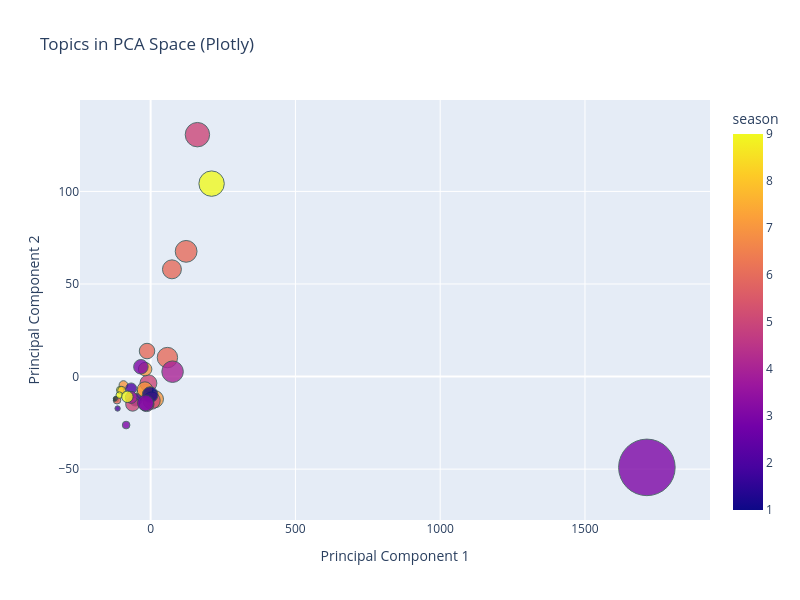

Notebook code for this chart:
### Code cell
import plotly.express as px
import pandas as pd

plot_df = pd.DataFrame({
    'PC1': phi_pca[:, 0],
    'PC2': phi_pca[:, 1],
    'mean_doc_weight': topic_sizes,
    'season': topic_seasons
}).reset_index(drop=True)

fig = px.scatter(
    plot_df,
    x='PC1', y='PC2',
    size='mean_doc_weight',
    color='season',
    hover_name=plot_df.index.astype(str),
    title="Topics in PCA Space (Plotly)",
    labels={'PC1': 'Principal Component 1', 'PC2': 'Principal Component 2'},
    size_max=40,
)

fig.update_traces(marker=dict(opacity=0.8, line=dict(width=1, color='DarkSlateGrey')))
fig.update_layout(height=600, width=800)

fig.show()

### Figure 1 — Plotly figure (JSON) as saved in the notebook; plotly's stock layout.template omitted (floating-point values rounded to 4 significant figures)
{"data": [{"hovertemplate": "<b>%{hovertext}</b><br><br>Principal Component 1=%{x}<br>Principal Component 2=%{y}<br>mean_doc_weight=%{marker.size}<br>season=%{marker.color}<extra></extra>", "hovertext": ["0", "1", "2", "3", "4", "5", "6", "7", "8", "9", "10", "11", "12", "13", "14", "15", "16", "17", "18", "19", "20", "21", "22", "23", "24", "25", "26", "27", "28", "29", "30", "31", "32", "33", "34", "35", "36", "37", "38", "39"], "legendgroup": "", "marker": {"color": [null, 6, 8, 2, 5, 6, 9, 6, 7, null, null, 5, 9, 8, 5, 7, 7, 7, 3, 5, 6, 1, null, 9, 6, null, null, 4, 2, 4, null, 2, 3, 4, 3, null, 3, null, 9, null], "coloraxis": "coloraxis", "line": {"color": "DarkSlateGrey", "width": 1}, "opacity": 0.8, "size": [0.002723, 0.04131, 0.02654, 0.01589, 0.01922, 0.0238, 0.06415, 0.005582, 0.007543, 4.63e-05, 0.0007067, 0.05918, 0.005492, 0.006277, 0.0283, 0.02887, 0.02408, 0.01807, 0.02088, 0.02958, 0.03561, 0.02443, 4.63e-05, 0.004322, 0.04722, 4.63e-05, 4.63e-05, 0.04601, 0.00282, 0.02223, 4.63e-05, 0.01172, 0.3172, 0.01396, 0.02524, 4.63e-05, 0.005772, 4.63e-05, 0.01319, 0.001794], "sizemode": "area", "sizeref": 0.0001982, "symbol": "circle"}, "mode": "markers", "name": "", "orientation": "v", "showlegend": false, "type": "scatter", "x": [-118.8, 58.01, -19.37, -52.02, -62.09, -12.45, 210.6, -116.1, -93.87, -124.8, -124.1, 161.6, -105.2, -100.2, -7.609, 14.9, -19.6, -19.0, -33.64, 3.316, 73.6, -1.597, -124.8, -108.3, 122.6, -124.8, -124.8, 75.75, -114.1, -14.08, -124.8, -67.15, 1714.0, -67.01, -17.67, -124.8, -84.66, -124.8, -80.34, -121.7], "xaxis": "x", "y": [-12.19, 10.26, -8.693, -12.51, -14.94, 13.79, 104.2, -12.78, -4.586, -12.25, -12.68, 130.7, -7.258, -7.417, -3.6, -12.18, -7.046, 4.009, 5.297, -12.98, 57.92, -9.771, -12.25, -10.02, 67.63, -12.25, -12.25, 2.647, -17.25, -14.86, -12.25, -6.404, -49.05, -11.27, -14.23, -12.25, -26.18, -12.25, -10.91, -11.86], "yaxis": "y"}], "layout": {"coloraxis": {"colorbar": {"title": {"text": "season"}}, "colorscale": [[0, "#0d0887"], [0.1111, "#46039f"], [0.2222, "#7201a8"], [0.3333, "#9c179e"], [0.4444, "#bd3786"], [0.5556, "#d8576b"], [0.6667, "#ed7953"], [0.7778, "#fb9f3a"], [0.8889, "#fdca26"], [1, "#f0f921"]]}, "height": 600, "legend": {"itemsizing": "constant", "tracegroupgap": 0}, "title": {"text": "Topics in PCA Space (Plotly)"}, "width": 800, "xaxis": {"anchor": "y", "autorange": true, "domain": [0, 1], "range": [-244.0, 1932.0], "title": {"text": "Principal Component 1"}, "type": "linear"}, "yaxis": {"anchor": "x", "autorange": true, "domain": [0, 1], "range": [-77.47, 149.4], "title": {"text": "Principal Component 2"}, "type": "linear"}}}
